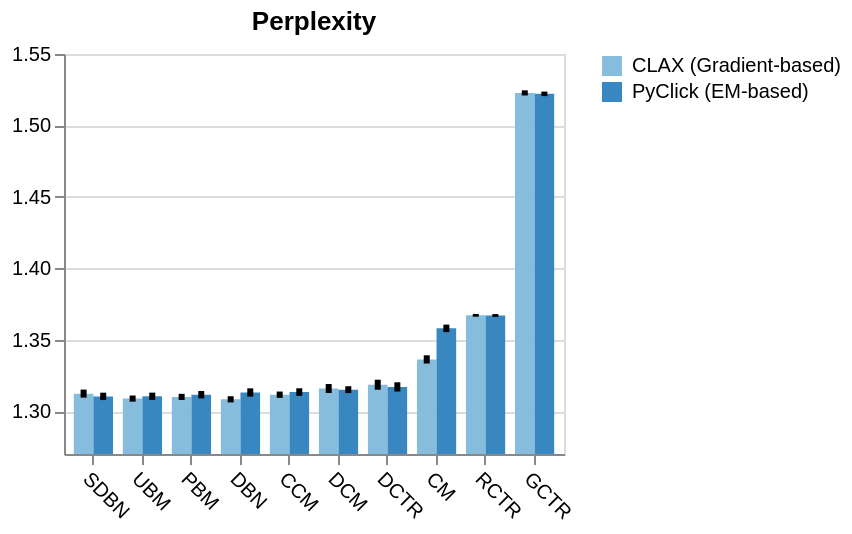

Write notebook code for a chart like this one.
### Code cell
sort_by_em = sort_order(df, "PyClick (EM-based)", "test_ppl")

ppl_chart = alt.Chart(df, width=250, height=200, title="Perplexity").mark_bar().encode(
    x=alt.X("model", title="", sort=sort_by_em).axis(labelAngle=45),
    xOffset=alt.XOffset("method", title=""),
    y=alt.Y("mean(test_ppl)", title="").scale(zero=False, domain=(1.27, 1.55), clamp=True),
    color=alt.Color("method", title="").scale(scheme="blues"),
) + alt.Chart(df).mark_errorbar(thickness=3).encode(
    x=alt.X("model", sort=sort_by_em).axis(labelAngle=45),
    xOffset=alt.XOffset("method", title=""),
    y=alt.Y("test_ppl", title="").scale(zero=False, domain=(1.27, 1.55), clamp=True),
)

ppl_chart

### Figure 1 — Vega-Lite specification as saved in the notebook (floating-point values rounded to 4 significant figures)
{"config": {"view": {"continuousWidth": 300, "continuousHeight": 300}}, "layer": [{"mark": {"type": "bar"}, "encoding": {"color": {"field": "method", "scale": {"scheme": "blues"}, "title": "", "type": "nominal"}, "x": {"axis": {"labelAngle": 45}, "field": "model", "sort": ["SDBN", "UBM", "PBM", "DBN", "CCM", "DCM", "DCTR", "CM", "RCTR", "GCTR"], "title": "", "type": "nominal"}, "xOffset": {"field": "method", "title": "", "type": "nominal"}, "y": {"aggregate": "mean", "field": "test_ppl", "scale": {"zero": false, "domain": [1.27, 1.55], "clamp": true}, "title": "", "type": "quantitative"}}, "title": "Perplexity"}, {"mark": {"type": "errorbar", "thickness": 3}, "encoding": {"x": {"axis": {"labelAngle": 45}, "field": "model", "sort": ["SDBN", "UBM", "PBM", "DBN", "CCM", "DCM", "DCTR", "CM", "RCTR", "GCTR"], "type": "nominal"}, "xOffset": {"field": "method", "title": "", "type": "nominal"}, "y": {"field": "test_ppl", "scale": {"zero": false, "domain": [1.27, 1.55], "clamp": true}, "title": "", "type": "quantitative"}}}], "data": {"name": "data-4efde6b524a7886fd986990f6629c728"}, "height": 200, "width": 250, "$schema": "https://vega.github.io/schema/vega-lite/v5.20.1.json", "datasets": {"data-4efde6b524a7886fd986990f6629c728": [{"model": "DBN", "test_loss": 0.2422, "test_ll": -0.2422, "test_ppl": 1.309, "test_cond_ppl": 1.287, "train_time_s": 269.6, "method": "CLAX (Gradient-based)", "random_state": null}, {"model": "SDBN", "test_loss": 0.2591, "test_ll": -0.2591, "test_ppl": 1.314, "test_cond_ppl": 1.308, "train_time_s": 266.2, "method": "CLAX (Gradient-based)", "random_state": null}, {"model": "DCM", "test_loss": 0.2623, "test_ll": -0.2623, "test_ppl": 1.318, "test_cond_ppl": 1.313, "train_time_s": 151.8, "method": "CLAX (Gradient-based)", "random_state": null}, {"model": "CCM", "test_loss": 0.2447, "test_ll": -0.2447, "test_ppl": 1.313, "test_cond_ppl": 1.291, "train_time_s": 111.4, "method": "CLAX (Gradient-based)", "random_state": null}, {"model": "GCTR", "test_loss": 0.3701, "test_ll": -0.37, "test_ppl": 1.526, "test_cond_ppl": 1.526, "train_time_s": 53.04, "method": "CLAX (Gradient-based)", "random_state": null}, {"model": "CM", "test_loss": 0.9658, "test_ll": -0.9657, "test_ppl": 1.337, "test_cond_ppl": 2.903, "train_time_s": 136.7, "method": "CLAX (Gradient-based)", "random_state": null}, {"model": "PBM", "test_loss": 0.2618, "test_ll": -0.2618, "test_ppl": 1.312, "test_cond_ppl": 1.312, "train_time_s": 135.7, "method": "CLAX (Gradient-based)", "random_state": null}, {"model": "UBM", "test_loss": 0.2415, "test_ll": -0.2415, "test_ppl": 1.31, "test_cond_ppl": 1.287, "train_time_s": 147.1, "method": "CLAX (Gradient-based)", "random_state": null}, {"model": "DCTR", "test_loss": 0.269, "test_ll": -0.269, "test_ppl": 1.321, "test_cond_ppl": 1.321, "train_time_s": 134.9, "method": "CLAX (Gradient-based)", "random_state": null}, {"model": "RCTR", "test_loss": 0.2971, "test_ll": -0.2971, "test_ppl": 1.366, "test_cond_ppl": 1.366, "train_time_s": 54.94, "method": "CLAX (Gradient-based)", "random_state": null}, {"model": "DBN", "test_loss": 0.2444, "test_ll": -0.2444, "test_ppl": 1.312, "test_cond_ppl": 1.29, "train_time_s": 271.4, "method": "CLAX (Gradient-based)", "random_state": null}, {"model": "SDBN", "test_loss": 0.261, "test_ll": -0.261, "test_ppl": 1.316, "test_cond_ppl": 1.311, "train_time_s": 266.9, "method": "CLAX (Gradient-based)", "random_state": null}, {"model": "DCM", "test_loss": 0.2638, "test_ll": -0.2638, "test_ppl": 1.32, "test_cond_ppl": 1.315, "train_time_s": 152.8, "method": "CLAX (Gradient-based)", "random_state": null}, {"model": "CCM", "test_loss": 0.2467, "test_ll": -0.2467, "test_ppl": 1.315, "test_cond_ppl": 1.293, "train_time_s": 114.2, "method": "CLAX (Gradient-based)", "random_state": null}, {"model": "GCTR", "test_loss": 0.3691, "test_ll": -0.369, "test_ppl": 1.52, "test_cond_ppl": 1.52, "train_time_s": 53.75, "method": "CLAX (Gradient-based)", "random_state": null}, {"model": "CM", "test_loss": 0.972, "test_ll": -0.9714, "test_ppl": 1.341, "test_cond_ppl": 2.92, "train_time_s": 136.4, "method": "CLAX (Gradient-based)", "random_state": null}, {"model": "PBM", "test_loss": 0.2628, "test_ll": -0.2627, "test_ppl": 1.313, "test_cond_ppl": 1.313, "train_time_s": 92.14, "method": "CLAX (Gradient-based)", "random_state": null}, {"model": "UBM", "test_loss": 0.2435, "test_ll": -0.2435, "test_ppl": 1.312, "test_cond_ppl": 1.29, "train_time_s": 150.5, "method": "CLAX (Gradient-based)", "random_state": null}, {"model": "DCTR", "test_loss": 0.2701, "test_ll": -0.2701, "test_ppl": 1.323, "test_cond_ppl": 1.323, "train_time_s": 134.6, "method": "CLAX (Gradient-based)", "random_state": null}, {"model": "RCTR", "test_loss": 0.2991, "test_ll": -0.2991, "test_ppl": 1.369, "test_cond_ppl": 1.369, "train_time_s": 57.97, "method": "CLAX (Gradient-based)", "random_state": null}, {"model": "DBN", "test_loss": 0.2388, "test_ll": -0.2389, "test_ppl": 1.304, "test_cond_ppl": 1.283, "train_time_s": 269.4, "method": "CLAX (Gradient-based)", "random_state": null}, {"model": "SDBN", "test_loss": 0.2536, "test_ll": -0.2537, "test_ppl": 1.307, "test_cond_ppl": 1.301, "train_time_s": 265.5, "method": "CLAX (Gradient-based)", "random_state": null}, {"model": "DCM", "test_loss": 0.2563, "test_ll": -0.2563, "test_ppl": 1.31, "test_cond_ppl": 1.305, "train_time_s": 151.7, "method": "CLAX (Gradient-based)", "random_state": null}, {"model": "CCM", "test_loss": 0.2412, "test_ll": -0.2413, "test_ppl": 1.307, "test_cond_ppl": 1.286, "train_time_s": 110.2, "method": "CLAX (Gradient-based)", "random_state": null}, {"model": "GCTR", "test_loss": 0.3685, "test_ll": -0.3685, "test_ppl": 1.522, "test_cond_ppl": 1.522, "train_time_s": 52.71, "method": "CLAX (Gradient-based)", "random_state": null}, {"model": "CM", "test_loss": 0.9537, "test_ll": -0.9541, "test_ppl": 1.331, "test_cond_ppl": 2.865, "train_time_s": 136.5, "method": "CLAX (Gradient-based)", "random_state": null}, {"model": "PBM", "test_loss": 0.2574, "test_ll": -0.2574, "test_ppl": 1.306, "test_cond_ppl": 1.306, "train_time_s": 135.4, "method": "CLAX (Gradient-based)", "random_state": null}, {"model": "UBM", "test_loss": 0.2385, "test_ll": -0.2386, "test_ppl": 1.305, "test_cond_ppl": 1.283, "train_time_s": 147.2, "method": "CLAX (Gradient-based)", "random_state": null}, {"model": "DCTR", "test_loss": 0.2617, "test_ll": -0.2618, "test_ppl": 1.312, "test_cond_ppl": 1.312, "train_time_s": 134.5, "method": "CLAX (Gradient-based)", "random_state": null}, {"model": "RCTR", "test_loss": 0.2966, "test_ll": -0.2967, "test_ppl": 1.366, "test_cond_ppl": 1.366, "train_time_s": 55.11, "method": "CLAX (Gradient-based)", "random_state": null}, {"model": "DBN", "test_loss": null, "test_ll": -0.2588, "test_ppl": 1.315, "test_cond_ppl": 1.308, "train_time_s": 97370.0, "method": "PyClick (EM-based)", "random_state": 1.0}, {"model": "SDBN", "test_loss": null, "test_ll": -0.2645, "test_ppl": 1.311, "test_cond_ppl": 1.315, "train_time_s": 132.0, "method": "PyClick (EM-based)", "random_state": 1.0}, {"model": "DCM", "test_loss": null, "test_ll": -0.2703, "test_ppl": 1.316, "test_cond_ppl": 1.324, "train_time_s": 115.1, "method": "PyClick (EM-based)", "random_state": 1.0}, {"model": "CCM", "test_loss": null, "test_ll": -0.2602, "test_ppl": 1.315, "test_cond_ppl": 1.311, "train_time_s": 128300.0, "method": "PyClick (EM-based)", "random_state": 1.0}, {"model": "GCTR", "test_loss": null, "test_ll": -0.3701, "test_ppl": 1.525, "test_cond_ppl": 1.525, "train_time_s": 11.59, "method": "PyClick (EM-based)", "random_state": 1.0}, {"model": "CM", "test_loss": null, "test_ll": -8.789, "test_ppl": 1.359, "test_cond_ppl": 18540.0, "train_time_s": 103.2, "method": "PyClick (EM-based)", "random_state": 1.0}, {"model": "PBM", "test_loss": null, "test_ll": -0.2624, "test_ppl": 1.313, "test_cond_ppl": 1.313, "train_time_s": 10290.0, "method": "PyClick (EM-based)", "random_state": 1.0}, {"model": "UBM", "test_loss": null, "test_ll": -0.2457, "test_ppl": 1.312, "test_cond_ppl": 1.293, "train_time_s": 10850.0, "method": "PyClick (EM-based)", "random_state": 1.0}, {"model": "DCTR", "test_loss": null, "test_ll": -0.2673, "test_ppl": 1.319, "test_cond_ppl": 1.319, "train_time_s": 74.84, "method": "PyClick (EM-based)", "random_state": 1.0}, {"model": "RCTR", "test_loss": null, "test_ll": -0.2977, "test_ppl": 1.367, "test_cond_ppl": 1.367, "train_time_s": 11.01, "method": "PyClick (EM-based)", "random_state": 1.0}, {"model": "DBN", "test_loss": null, "test_ll": -0.2534, "test_ppl": 1.307, "test_cond_ppl": 1.301, "train_time_s": 93300.0, "method": "PyClick (EM-based)", "random_state": 2.0}, {"model": "SDBN", "test_loss": null, "test_ll": -0.26, "test_ppl": 1.305, "test_cond_ppl": 1.309, "train_time_s": 146.3, "method": "PyClick (EM-based)", "random_state": 2.0}, {"model": "DCM", "test_loss": null, "test_ll": -0.2669, "test_ppl": 1.31, "test_cond_ppl": 1.319, "train_time_s": 118.7, "method": "PyClick (EM-based)", "random_state": 2.0}, {"model": "CCM", "test_loss": null, "test_ll": -0.2554, "test_ppl": 1.308, "test_cond_ppl": 1.304, "train_time_s": 128500.0, "method": "PyClick (EM-based)", "random_state": 2.0}, {"model": "GCTR", "test_loss": null, "test_ll": -0.3685, "test_ppl": 1.522, "test_cond_ppl": 1.522, "train_time_s": 10.46, "method": "PyClick (EM-based)", "random_state": 2.0}, {"model": "CM", "test_loss": null, "test_ll": -8.76, "test_ppl": 1.353, "test_cond_ppl": 18040.0, "train_time_s": 103.2, "method": "PyClick (EM-based)", "random_state": 2.0}, {"model": "PBM", "test_loss": null, "test_ll": -0.2577, "test_ppl": 1.306, "test_cond_ppl": 1.306, "train_time_s": 10340.0, "method": "PyClick (EM-based)", "random_state": 2.0}, {"model": "UBM", "test_loss": null, "test_ll": -0.2417, "test_ppl": 1.306, "test_cond_ppl": 1.287, "train_time_s": 11290.0, "method": "PyClick (EM-based)", "random_state": 2.0}, {"model": "DCTR", "test_loss": null, "test_ll": -0.2609, "test_ppl": 1.311, "test_cond_ppl": 1.311, "train_time_s": 125.0, "method": "PyClick (EM-based)", "random_state": 2.0}, {"model": "RCTR", "test_loss": null, "test_ll": -0.2962, "test_ppl": 1.365, "test_cond_ppl": 1.365, "train_time_s": 12.42, "method": "PyClick (EM-based)", "random_state": 2.0}, {"model": "DBN", "test_loss": null, "test_ll": -0.2604, "test_ppl": 1.317, "test_cond_ppl": 1.31, "train_time_s": 98160.0, "method": "PyClick (EM-based)", "random_state": 3.0}, {"model": "SDBN", "test_loss": null, "test_ll": -0.2667, "test_ppl": 1.314, "test_cond_ppl": 1.318, "train_time_s": 169.1, "method": "PyClick (EM-based)", "random_state": 3.0}, {"model": "DCM", "test_loss": null, "test_ll": -0.273, "test_ppl": 1.319, "test_cond_ppl": 1.327, "train_time_s": 142.4, "method": "PyClick (EM-based)", "random_state": 3.0}, {"model": "CCM", "test_loss": null, "test_ll": -0.2618, "test_ppl": 1.317, "test_cond_ppl": 1.313, "train_time_s": 130200.0, "method": "PyClick (EM-based)", "random_state": 3.0}, {"model": "GCTR", "test_loss": null, "test_ll": -0.3691, "test_ppl": 1.519, "test_cond_ppl": 1.519, "train_time_s": 11.82, "method": "PyClick (EM-based)", "random_state": 3.0}, {"model": "CM", "test_loss": null, "test_ll": -8.681, "test_ppl": 1.362, "test_cond_ppl": 16600.0, "train_time_s": 135.2, "method": "PyClick (EM-based)", "random_state": 3.0}, {"model": "PBM", "test_loss": null, "test_ll": -0.264, "test_ppl": 1.315, "test_cond_ppl": 1.315, "train_time_s": 8805.0, "method": "PyClick (EM-based)", "random_state": 3.0}, {"model": "UBM", "test_loss": null, "test_ll": -0.2476, "test_ppl": 1.314, "test_cond_ppl": 1.295, "train_time_s": 12410.0, "method": "PyClick (EM-based)", "random_state": 3.0}, {"model": "DCTR", "test_loss": null, "test_ll": -0.2687, "test_ppl": 1.321, "test_cond_ppl": 1.321, "train_time_s": 80.93, "method": "PyClick (EM-based)", "random_state": 3.0}, {"model": "RCTR", "test_loss": null, "test_ll": -0.2989, "test_ppl": 1.369, "test_cond_ppl": 1.369, "train_time_s": 10.81, "method": "PyClick (EM-based)", "random_state": 3.0}]}}
